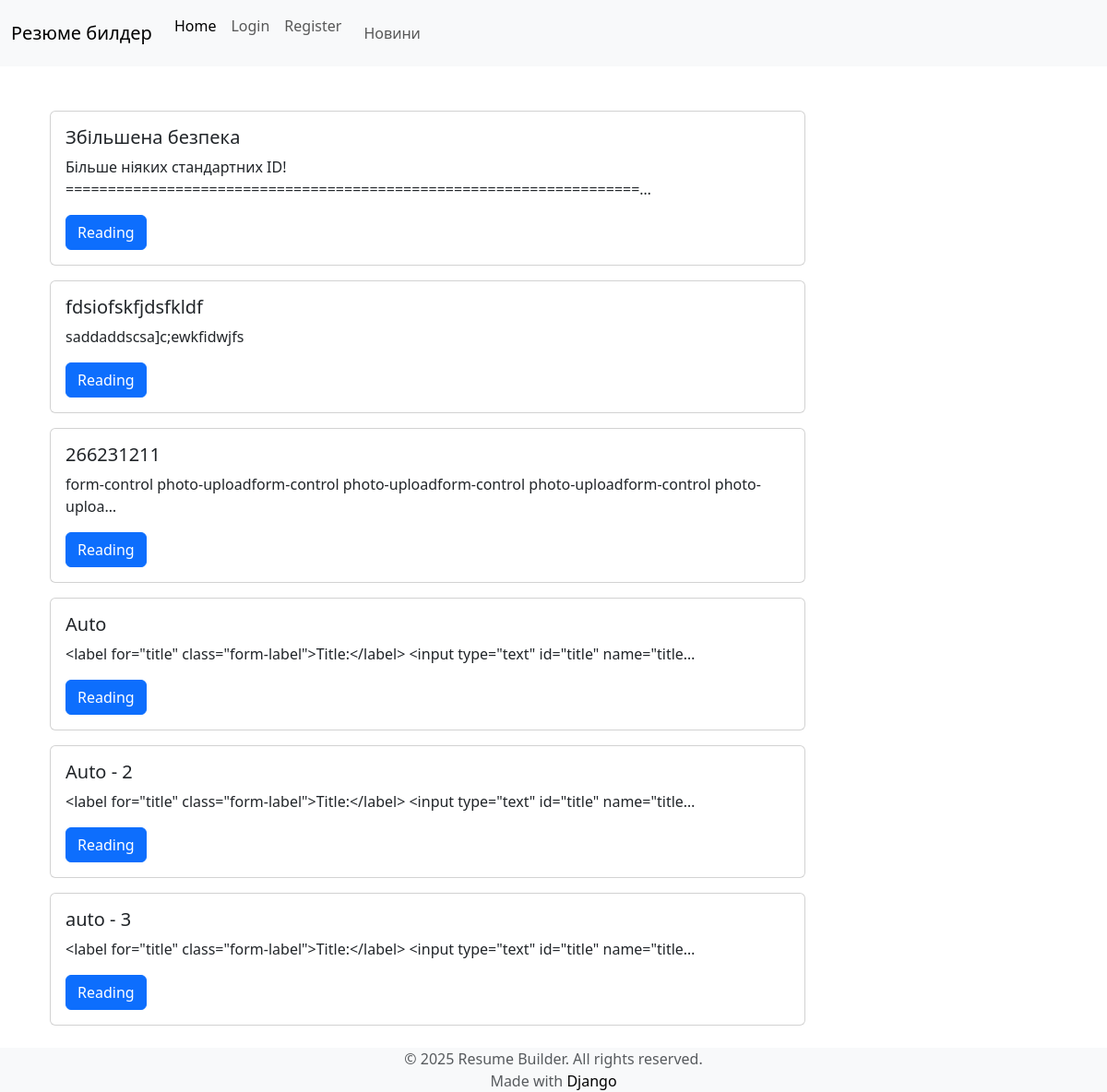
The app's page /news-page/ with its own data.
### core/models.py (models this page shows, shortened)
class News(models.Model):
    id = models.UUIDField(primary_key=True, default=uuid.uuid4, editable=False)
    title = models.CharField(max_length=255)
    content = models.TextField()
    picture = models.ImageField(upload_to='pictures/', blank=True, null=True,
                                help_text='Upload a picture for the news article.')
    created_at = models.DateTimeField(auto_now_add=True)
    updated_at = models.DateTimeField(auto_now=True)

### core/views.py (the view)
# urls.py: path('news-page/', views.news_page, name='news-page'),
def news_page(request):
    news = News.objects.all()
    return render(request, "news_page.html", {
        'news': news
    })

### templates/news_page.html
{% extends 'base.html' %}
{% block content %}
<div class="container mt-5">
    <div class="vertical-scrolling" style="overflow-y: scroll; overflow-x: hidden; height: 1000px;">
        {% for new in news %}
            <div class="card w-75 mb-3">
                <div class="card-body">
                    <h5 class="card-title">{{ new.title }}</h5>
                    <p class="card-text">{{ new.content|truncatechars:100 }}</p>
                    <a href="{% url 'news' new.id %}" class="btn btn-primary">Reading</a>
                </div>
            </div>
        {% endfor %}
    </div>
</div>
{% endblock %}

### records on screen
News: title "Збільшена безпека", content "Більше ніяких стандартних ID! ====================================================================…"
News: title "fdsiofskfjdsfkldf", content "saddaddscsa]c;ewkfidwjfs"
News: title "266231211", content "form-control photo-uploadform-control photo-uploadform-control photo-uploadform-control photo-uploa…"
News: title "Auto", content "<label for=\"title\" class=\"form-label\">Title:</label> <input type=\"text\" id=\"title\" name=\"title…"
News: title "Auto - 2", content "<label for=\"title\" class=\"form-label\">Title:</label> <input type=\"text\" id=\"title\" name=\"title…"
News: title "auto - 3", content "<label for=\"title\" class=\"form-label\">Title:</label> <input type=\"text\" id=\"title\" name=\"title…"
